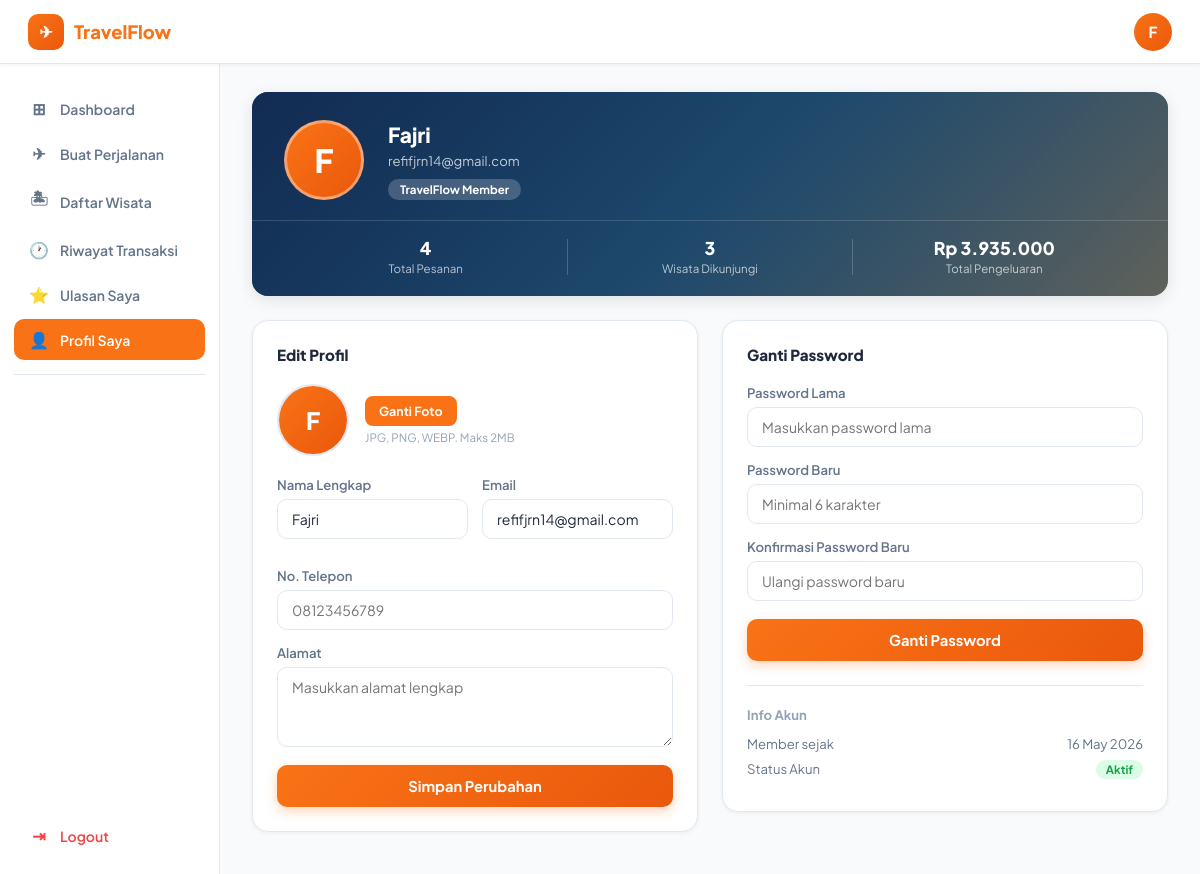
/user/profil.php (signed in), run on the app's committed database.
### tables this page shows
CREATE TABLE `users` (
  `id_user` int(11) NOT NULL,
  `nama` varchar(100) NOT NULL,
  `email` varchar(100) NOT NULL,
  `password` varchar(255) NOT NULL,
  `no_telp` varchar(30) DEFAULT NULL,
  `alamat` text DEFAULT NULL,
  `foto` varchar(255) DEFAULT NULL,
  `created_at` timestamp NOT NULL DEFAULT current_timestamp()
);

### user/profil.php (the view, shortened to what this page needs)
<?php
include '../config/koneksi.php';
$id_user = $_SESSION['user'];
$nama    = $_SESSION['nama'];
$inisial = strtoupper(substr($nama, 0, 1));
$user = mysqli_fetch_assoc(mysqli_query($conn, "SELECT * FROM users WHERE id_user=$id_user"));
$total_booking = mysqli_fetch_assoc(mysqli_query($conn, "SELECT COUNT(*) as total FROM transaksi WHERE id_user=$id_user"))['total'];
$total_spend   = mysqli_fetch_assoc(mysqli_query($conn, "SELECT SUM(total) as total FROM transaksi WHERE id_user=$id_user"))['total'] ?? 0;
$wisata_dikunjungi = mysqli_fetch_assoc(mysqli_query($conn, "SELECT COUNT(DISTINCT id_wisata) as total FROM transaksi WHERE id_user=$id_user"))['total'];
?>
<!DOCTYPE html>
<html lang="id">
<head>
    <link href="../assets/css/profil.css" rel="stylesheet">
    <link href="../assets/css/sidebar.css" rel="stylesheet">
</head>
<body>
<nav class="tf-navbar">
    <a href="dashboard.php" class="brand">
        <div class="brand-icon">✈</div>
        TravelFlow
    </a>
    <div class="nav-user" title="<?= htmlspecialchars($nama) ?>"><?= $inisial ?></div>
</nav>
<div class="tf-layout">
    <aside class="tf-sidebar">
        <a href="dashboard.php" class="sidebar-item"><span class="si-icon">⊞</span> Dashboard</a>
        <a href="rencana.php" class="sidebar-item"><span class="si-icon">✈</span> Buat Perjalanan</a>
        <a href="wisata.php" class="sidebar-item"><span class="si-icon">🏝</span> Daftar Wisata</a>
        <a href="riwayat.php" class="sidebar-item"><span class="si-icon">🕐</span> Riwayat Transaksi</a>
        <a href="ulasan.php" class="sidebar-item"><span class="si-icon">⭐</span> Ulasan Saya</a>
        <a href="profil.php" class="sidebar-item active"><span class="si-icon">👤</span> Profil Saya</a>
        <div class="sidebar-divider"></div>
        <div class="sidebar-logout">
            <a href="../auth/logout.php" class="sidebar-item"><span class="si-icon">⇥</span> Logout</a>
        </div>
    </aside>
    <main class="tf-main">
        <div class="profil-header">
            <div class="profil-header-bg"></div>
            <div class="profil-header-content">
                <div class="profil-avatar-wrap">
                    <?php if (!empty($user['foto'])): ?>
                        <img src="../assets/img/users/<?= htmlspecialchars($user['foto']) ?>" alt="" class="profil-avatar-img">
                    <?php else: ?>
                        <div class="profil-avatar-placeholder"><?= $inisial ?></div>
                    <?php endif; ?>
                </div>
                <div class="profil-info">
                    <h2><?= htmlspecialchars($user['nama']) ?></h2>
                    <p><?= htmlspecialchars($user['email']) ?></p>
                    <span class="profil-badge"> TravelFlow Member</span>
                </div>
            </div>
            <div class="profil-stats">
                <div class="profil-stat">
                    <div class="profil-stat-val"><?= $total_booking ?></div>
                    <div class="profil-stat-lbl">Total Pesanan</div>
                </div>
                <div class="profil-stat">
                    <div class="profil-stat-val"><?= $wisata_dikunjungi ?></div>
                    <div class="profil-stat-lbl">Wisata Dikunjungi</div>
                </div>
                <div class="profil-stat">
                    <div class="profil-stat-val">Rp <?= number_format($total_spend, 0, ',', '.') ?></div>
                    <div class="profil-stat-lbl">Total Pengeluaran</div>
                </div>
            </div>
        </div>
        <div class="profil-layout">
            <div class="profil-card">
                <div class="profil-card-title"> Edit Profil</div>
                <form method="POST" enctype="multipart/form-data">
                    <div class="foto-upload-wrap">
                        <div class="foto-preview" id="fotoPreview">
                            <?php if (!empty($user['foto'])): ?>
                                <img src="../assets/img/users/<?= htmlspecialchars($user['foto']) ?>" alt="" id="previewImg">
                            <?php else: ?>
                                <div class="foto-placeholder" id="fotoPlaceholder"><?= $inisial ?></div>
                            <?php endif; ?>
                        </div>
                        <div class="foto-upload-info">
                            <label for="fotoInput" class="btn-upload-foto"> Ganti Foto</label>
                            <div class="foto-hint">JPG, PNG, WEBP. Maks 2MB</div>
                        </div>
                    </div>
                    <div class="form-group-row">
                        <div class="form-group">
                            <label class="form-label">Nama Lengkap</label>
                            <input type="text" class="tf-input" name="nama" value="<?= htmlspecialchars($user['nama']) ?>" required>
                        </div>
                        <div class="form-group">
                            <label class="form-label">Email</label>
                            <input type="email" class="tf-input" name="email" value="<?= htmlspecialchars($user['email']) ?>" required>
                        </div>
                    </div>
                    <div class="form-group">
                        <label class="form-label">No. Telepon</label>
                        <input type="text" class="tf-input" name="no_telp" value="<?= htmlspecialchars($user['no_telp'] ?? '') ?>" placeholder="08123456789">
                    </div>
                    <div class="form-group">
                        <label class="form-label">Alamat</label>
                        <textarea class="tf-input tf-textarea" name="alamat" rows="3" placeholder="Masukkan alamat lengkap"><?= htmlspecialchars($user['alamat'] ?? '') ?></textarea>
                    </div>
                    <button type="submit" name="update_profil" class="btn-save"> Simpan Perubahan</button>
                </form>
            </div>
            <div class="profil-card">
                <div class="profil-card-title"> Ganti Password</div>
                <form method="POST">
                    <div class="form-group">
                        <label class="form-label">Password Lama</label>
                        <input type="password" class="tf-input" name="password_lama" required placeholder="Masukkan password lama">
                    </div>
                    <div class="form-group">
                        <label class="form-label">Password Baru</label>
                        <input type="password" class="tf-input" name="password_baru" required placeholder="Minimal 6 karakter" minlength="6">
                    </div>
                    <div class="form-group">
                        <label class="form-label">Konfirmasi Password Baru</label>
                        <input type="password" class="tf-input" name="password_konfirm" required placeholder="Ulangi password baru">
                    </div>
                    <button type="submit" name="ganti_password" class="btn-save"> Ganti Password</button>
                </form>
                <div class="akun-info">
                    <div class="akun-info-title">Info Akun</div>
                    <div class="akun-info-item">
                        <span>Member sejak</span>
                        <span><?= date('d M Y', strtotime($user['created_at'] ?? 'now')) ?></span>
                    </div>
                    <div class="akun-info-item">
                        <span>Status Akun</span>
                        <span class="badge-aktif"> Aktif</span>
                    </div>
                </div>
            </div>
        </div>
    </main>
</div>
</body>
</html>

### assets/css/sidebar.css (style rules this page uses)
.tf-sidebar { width: var(--sidebar-width); background: #fff; border-right: 1px solid var(--border); padding: 24px 14px; position: fixed; top: var(--nav-h); left: 0; bottom: 0; overflow-y: auto; display: flex; flex-direction: column; gap: 4px; }
.tf-sidebar .sidebar-item { display: flex; align-items: center; gap: 10px; padding: 10px 14px; border-radius: var(--radius-sm); font-size: .875rem; font-weight: 600; color: var(--text-sub); transition: background .18s, color .18s; text-decoration: none; }
.tf-sidebar .sidebar-item .si-icon { font-size: 1rem; width: 22px; text-align: center; }
.tf-sidebar .sidebar-item.active { background: var(--primary); color: #fff; }
.tf-sidebar .sidebar-divider { height: 1px; background: var(--border); margin: 10px 0; }
.tf-sidebar .sidebar-logout { margin-top: auto; padding-top: 16px; }
.tf-sidebar .sidebar-logout .sidebar-item { color: #ef4444; }

### data on the page
users: nama "Fajri", email "refifjrn14@gmail.com", created_at "16 May 2026"

### other printed values
$inisial "F"
$total_booking "4"
$wisata_dikunjungi "3"
$total_spend "3.935.000"
